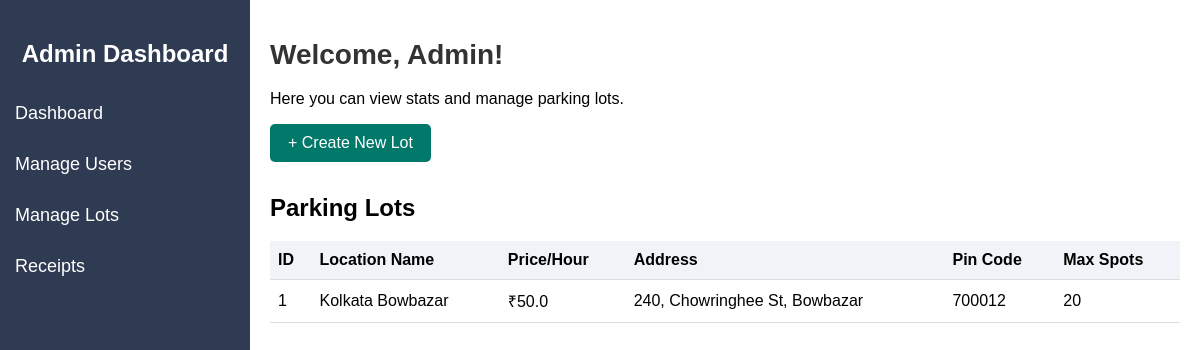
The app's page /admin_dashboard (signed in), older data.
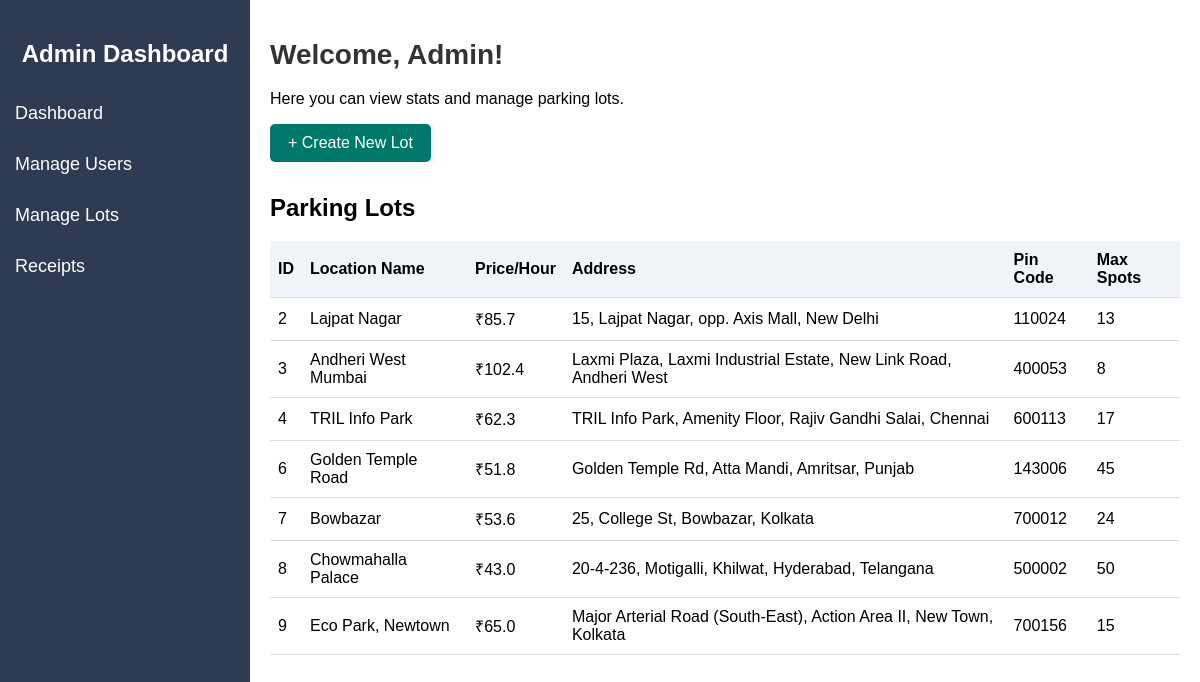
The same page, newer data.
### models.py (models this page shows)
class ParkingLot(db.Model):
    id = db.Column(db.Integer, primary_key=True)
    prime_location_name = db.Column(db.String(150), nullable=False)
    price_per_hour = db.Column(db.Float, nullable=False)
    address = db.Column(db.String(200), nullable=False)
    pin_code = db.Column(db.String(12), nullable=False)
    max_spots = db.Column(db.Integer, nullable=False)
    spots = db.relationship('ParkingSpot', backref='lot', lazy=True)

### app.py (the view)
@app.route('/admin_dashboard')
@admin_required
def admin_dashboard():
    lots=ParkingLot.query.all()
    total_users = User.query.count()
    total_lots = ParkingLot.query.count()
    active_reservations = Reservation.query.filter_by(leaving_timestamp=None).count()
    return render_template('admin_dashboard.html',
                          total_users=total_users,
                          total_lots=total_lots,
                          active_reservations=active_reservations,
                          lots=lots
                          )

### app.py (called while the page is built)
def admin_required(f):
    @wraps(f)
    def decorated_function(*args, **kwargs):
        if not session.get('admin_logged_in'):
            flash('Admin access required', 'danger')
            return redirect(url_for('admin_login'))
        return f(*args, **kwargs)
    return decorated_function

### templates/admin_dashboard.html (shortened to what this page needs)
<!DOCTYPE html>
<html lang="en">
<head>
</head>
<body>
    <div class="sidebar">
        <h2>Admin Dashboard</h2>
        <a href="{{ url_for('admin_dashboard') }}">Dashboard</a>
        <a href="{{ url_for('manage_users') }}">Manage Users</a>
        <a href="{{ url_for('manage_lots') }}">Manage Lots</a>
        <a href="{{ url_for('receipts') }}">Receipts</a>
    </div>
    <div class="main-content">
        <h1>Welcome, Admin!</h1>
        <p>Here you can view stats and manage parking lots.</p>
        <a href="{{ url_for('create_lot') }}" class="btn">+ Create New Lot</a>
        <h2 style="margin-top: 32px;">Parking Lots</h2>
        <table>
            <thead>
                <tr>
                    <th>ID</th>
                    <th>Location Name</th>
                    <th>Price/Hour</th>
                    <th>Address</th>
                    <th>Pin Code</th>
                    <th>Max Spots</th>
                </tr>
            </thead>
            <tbody>
                {% if lots and lots|length > 0 %}
                    {% for lot in lots %}
                        <tr>
                            <td>{{ lot.id }}</td>
                            <td>{{ lot.prime_location_name }}</td>
                            <td>₹{{ lot.price_per_hour }}</td>
                            <td>{{ lot.address }}</td>
                            <td>{{ lot.pin_code }}</td>
                            <td>{{ lot.max_spots }}</td>
                        </tr>
                    {% endfor %}
                {% else %}
                    <tr>
                        <td colspan="7">No parking lots found.</td>
                    </tr>
                {% endif %}
            </tbody>
        </table>
    </div>
</body>
</html>

### templates/admin_dashboard.html (style rules this page uses)
body { font-family: Arial, sans-serif; display: flex; margin: 0; }
.sidebar { width: 250px; background-color: #2f3b52; color: #fff; padding-top: 20px; height: 100vh; position: fixed; }
.sidebar h2 { text-align: center; margin-bottom: 20px; }
.sidebar a { color: white; padding: 15px; text-decoration: none; display: block; font-size: 18px; }
.main-content { margin-left: 250px; padding: 20px; width: 100%; }
.main-content h1 { font-size: 28px; color: #333; }
.btn { background-color: #00796b; color: white; border: none; padding: 10px 18px; border-radius: 5px; text-decoration: none; font-size: 16px; margin-right: 8px; transition: background 0.2s; cursor: pointer; display: inline-block; }
table { width: 100%; border-collapse: collapse; margin-top: 18px; }
th, td { padding: 10px 8px; border-bottom: 1px solid #ddd; text-align: left; }
th { background: #f0f4f8; }

Row changes from the older to the newer data that the page shows:
removed ParkingLot: id "1", prime_location_name "Kolkata Bowbazar", price_per_hour "50.0", address "240, Chowringhee St, Bowbazar", pin_code "700012", max_spots "20"
added ParkingLot: id "2", prime_location_name "Lajpat Nagar", price_per_hour "85.7", address "15, Lajpat Nagar, opp. Axis Mall, New Delhi", pin_code "110024", max_spots "13"
added ParkingLot: id "3", prime_location_name "Andheri West Mumbai", price_per_hour "102.4", address "Laxmi Plaza, Laxmi Industrial Estate, New Link Road, Andheri West", pin_code "400053", max_spots "8"
added ParkingLot: id "4", prime_location_name "TRIL Info Park", price_per_hour "62.3", address "TRIL Info Park, Amenity Floor, Rajiv Gandhi Salai, Chennai", pin_code "600113", max_spots "17"
added ParkingLot: id "6", prime_location_name "Golden Temple Road", price_per_hour "51.8", address "Golden Temple Rd, Atta Mandi, Amritsar, Punjab", pin_code "143006", max_spots "45"
added ParkingLot: id "7", prime_location_name "Bowbazar", price_per_hour "53.6", address "25, College St, Bowbazar, Kolkata", pin_code "700012", max_spots "24"
added ParkingLot: id "8", prime_location_name "Chowmahalla Palace", price_per_hour "43.0", address "20-4-236, Motigalli, Khilwat, Hyderabad, Telangana", pin_code "500002", max_spots "50"
added ParkingLot: id "9", prime_location_name "Eco Park, Newtown", price_per_hour "65.0", address "Major Arterial Road (South-East), Action Area II, New Town, Kolkata", pin_code "700156", max_spots "15"
